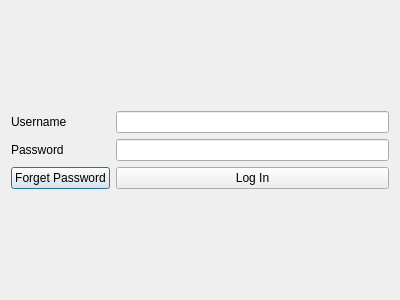
<?xml version="1.0" encoding="UTF-8"?>
<ui version="4.0">
 <class>LogInWindow</class>
 <widget class="QDialog" name="LogInWindow">
  <property name="geometry">
   <rect>
    <x>0</x>
    <y>0</y>
    <width>400</width>
    <height>300</height>
   </rect>
  </property>
  <property name="windowTitle">
   <string>Dialog</string>
  </property>
  <layout class="QVBoxLayout" name="verticalLayout">
   <item>
    <spacer name="verticalSpacer">
     <property name="orientation">
      <enum>Qt::Vertical</enum>
     </property>
     <property name="sizeHint" stdset="0">
      <size>
       <width>20</width>
       <height>89</height>
      </size>
     </property>
    </spacer>
   </item>
   <item>
    <layout class="QFormLayout" name="formLayout">
     <item row="0" column="0">
      <widget class="QLabel" name="label">
       <property name="text">
        <string>Username</string>
       </property>
      </widget>
     </item>
     <item row="0" column="1">
      <widget class="QLineEdit" name="UsernameLE"/>
     </item>
     <item row="1" column="0">
      <widget class="QLabel" name="label_2">
       <property name="text">
        <string>Password</string>
       </property>
      </widget>
     </item>
     <item row="1" column="1">
      <widget class="QLineEdit" name="PasswordLE"/>
     </item>
     <item row="2" column="0">
      <widget class="QPushButton" name="ForgetPasswordButton">
       <property name="text">
        <string>Forget Password</string>
       </property>
      </widget>
     </item>
     <item row="2" column="1">
      <widget class="QPushButton" name="LogInButton">
       <property name="text">
        <string>Log In</string>
       </property>
      </widget>
     </item>
    </layout>
   </item>
   <item>
    <spacer name="verticalSpacer_2">
     <property name="orientation">
      <enum>Qt::Vertical</enum>
     </property>
     <property name="sizeHint" stdset="0">
      <size>
       <width>20</width>
       <height>89</height>
      </size>
     </property>
    </spacer>
   </item>
  </layout>
 </widget>
 <resources/>
 <connections/>
</ui>
